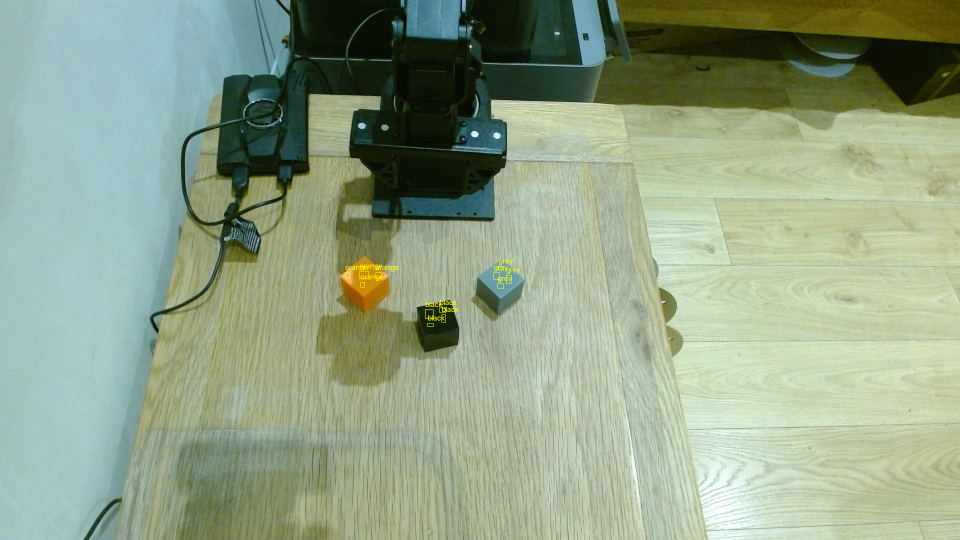
#> input picture config/cube_colours.samples.png, 1920 x 1080 px (shown at 1/2 size)
$ python tray.py --image ../../config/cube_colours.samples.png
#> lines starting #> are read from the running program, lines starting #| are printed output that depends on the picture; after the words box and inside, x2 and y2 are one past the last pixel; in counts of white or black regions, pixels touching at a corner belong together
#> in main, image is the input picture: shape (1080, 1920, 3); mean B, G, R 135.7, 161.6, 145
"""Markerless tray outline detection. Vision only: never moves the robot."""

import argparse
import json
from pathlib import Path

import cv2
import numpy as np


def ordered_corners(points):
    points = np.asarray(points, np.float32).reshape(4, 2)
    centre = points.mean(axis=0)
    angles = np.arctan2(
        points[:, 1] - centre[1],
        points[:, 0] - centre[0],
    )
    points = points[np.argsort(angles)]
    return np.roll(points, -np.argmin(points.sum(axis=1)), axis=0)


def _refine_tray_quad(points, contour):
    """Fit boundary lines while ignoring short contour branches."""
    cloud = contour.reshape(-1, 2).astype(np.float32)
    lines = []

    for a, b in zip(points, np.roll(points, -1, axis=0)):
        vector = b - a
        length = np.linalg.norm(vector)
        if length < 1:
            return points

        unit = vector / length
        relative = cloud - a
        along = relative @ unit
        distance = np.abs(
            relative[:, 0] * unit[1] - relative[:, 1] * unit[0]
        )
        selected = cloud[
            (along > length * .08)
            & (along < length * .92)
            & (distance < 8)
        ]
        if len(selected) < 12:
            return points

        vx, vy, x, y = cv2.fitLine(
            selected, cv2.DIST_WELSCH, 0, .01, .01
        ).flatten()
        normal = np.array([-vy, vx])
        lines.append((normal, float(normal @ np.array([x, y]))))

    result = []
    for i in range(4):
        n1, d1 = lines[i - 1]
        n2, d2 = lines[i]
        matrix = np.stack([n1, n2])
        if abs(np.linalg.det(matrix)) < .15:
            return points
        result.append(np.linalg.solve(matrix, [d1, d2]))

    result = np.float32(result)
    if (
        not cv2.isContourConvex(result)
        or np.linalg.norm(result - points, axis=1).max() > 15
    ):
        return points
    return result


def detect_tray(image, outer_mm=(180, 140), height_mm=20):
    """Return an outline observation and overlay in input-image pixels.

    Corner zero is an image convention, not a persistent physical corner.
    This function does not calculate robot coordinates.
    """
#> called with height_mm = 20
    height, width = image.shape[:2]
#> height = 1080; width = 1920
    scale = min(1.0, 1000 / max(height, width))
#> scale = 0.521
    small = cv2.resize(image, None, fx=scale, fy=scale)
    h, w = small.shape[:2]
#> h = 562; w = 1000

    gray = cv2.GaussianBlur(
        cv2.cvtColor(small, cv2.COLOR_BGR2GRAY),
        (5, 5),
        0,
    )
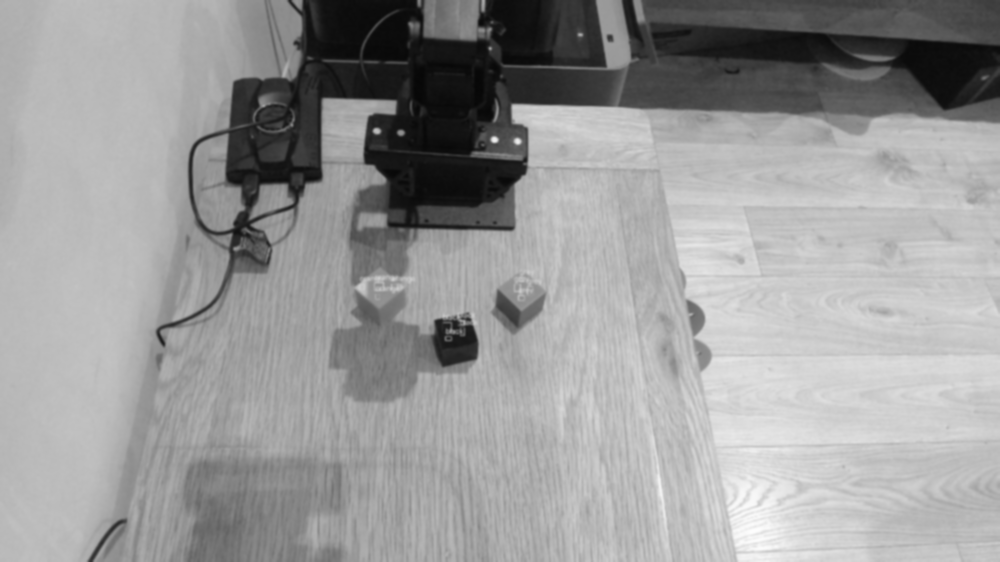
#> gray: shape (562, 1000); min 7, max 253, mean 153.5
    hsv = cv2.cvtColor(small, cv2.COLOR_BGR2HSV)
#> hsv: shape (562, 1000, 3); mean H, S, V 53.4, 72.7, 162.5
    white = cv2.inRange(hsv, (0, 0, 120), (179, 100, 255))
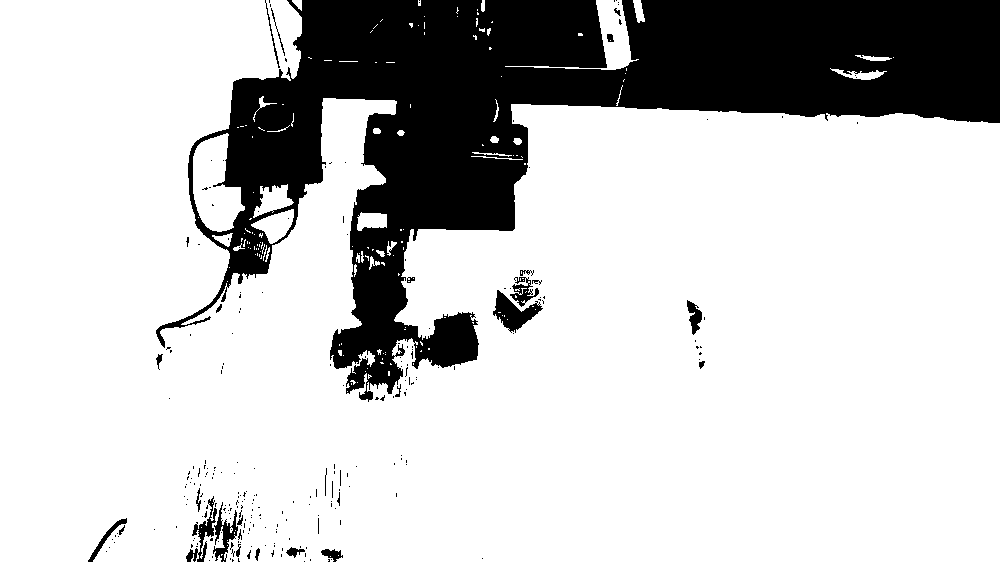
#> white: shape (562, 1000); 78.4% white; 256 black regions (228 under 20 px), largest, box (x1, y1, x2, y2) and area: (156, 0, 1000, 402) 117009, (493, 290, 543, 333) 926, (186, 496, 217, 562) 562
    candidates = []

    for low, high in ((10, 30), (20, 60), (30, 90), (50, 150), (80, 180)):
        edges = cv2.Canny(gray, low, high)
        closed = cv2.morphologyEx(
            edges,
            cv2.MORPH_CLOSE,
            np.ones((3, 3), np.uint8),
        )
        contours, _ = cv2.findContours(
            closed,
            cv2.RETR_LIST,
            cv2.CHAIN_APPROX_SIMPLE,
        )
        distance = cv2.distanceTransform(
            255 - edges,
            cv2.DIST_L2,
            3,
        )

        # Add closed white-region outlines when Canny contours fragment.
        region = cv2.inRange(hsv, (0, 0, 155), (179, 50, 255))
        region = cv2.morphologyEx(
            region, cv2.MORPH_CLOSE, np.ones((5, 5), np.uint8)
        )
        region_contours, _ = cv2.findContours(
            region, cv2.RETR_EXTERNAL, cv2.CHAIN_APPROX_SIMPLE
        )
        contours = list(contours) + list(region_contours)

        for contour in contours:
            area = cv2.contourArea(contour)
            if not 0.02 * h * w < area < 0.55 * h * w:
                continue

            polygon = cv2.approxPolyDP(cv2.convexHull(contour), 0.02 * cv2.arcLength(cv2.convexHull(contour), True), True)
            if len(polygon) != 4 or not cv2.isContourConvex(polygon):
                continue

            points = _refine_tray_quad(ordered_corners(polygon), contour)

            # Require the whole outline to be visible.
            if (
                points[:, 0].min() < 3
                or points[:, 1].min() < 3
                or points[:, 0].max() > w - 4
                or points[:, 1].max() > h - 4
            ):
                continue

            sides = np.linalg.norm(
                np.roll(points, -1, axis=0) - points,
                axis=1,
            )
            if sides.min() < 25 or sides.max() / sides.min() > 4:
                continue

            interior = np.zeros((h, w), np.uint8)
            cv2.fillConvexPoly(
                interior,
                points.astype(np.int32),
                255,
            )
            interior = cv2.erode(
                interior,
                np.ones((7, 7), np.uint8),
            )
            coverage = float(np.mean(white[interior > 0] > 0))
            if coverage < 0.65:
                continue

            # Check that all four proposed sides have nearby image edges.
            support = []
            for a, b in zip(points, np.roll(points, -1, axis=0)):
                pixels = np.rint(
                    a
                    + np.linspace(0.08, 0.92, 80)[:, None]
                    * (b - a)
                ).astype(int)
                support.append(
                    float(
                        np.mean(
                            distance[pixels[:, 1], pixels[:, 0]] <= 3
                        )
                    )
                )

            if min(support) < 0.55:
                continue

            candidates.append({
                "points": points,
                "white_coverage": coverage,
                "edge_support": support,
                "score": coverage + float(np.mean(support)),
            })
#> this loop made 5 passes
#> pass 1, in detect_tray, `closed = cv2.morphologyEx( edges, cv2.MORPH_CLOSE, np.ones((3, 3), np...`:
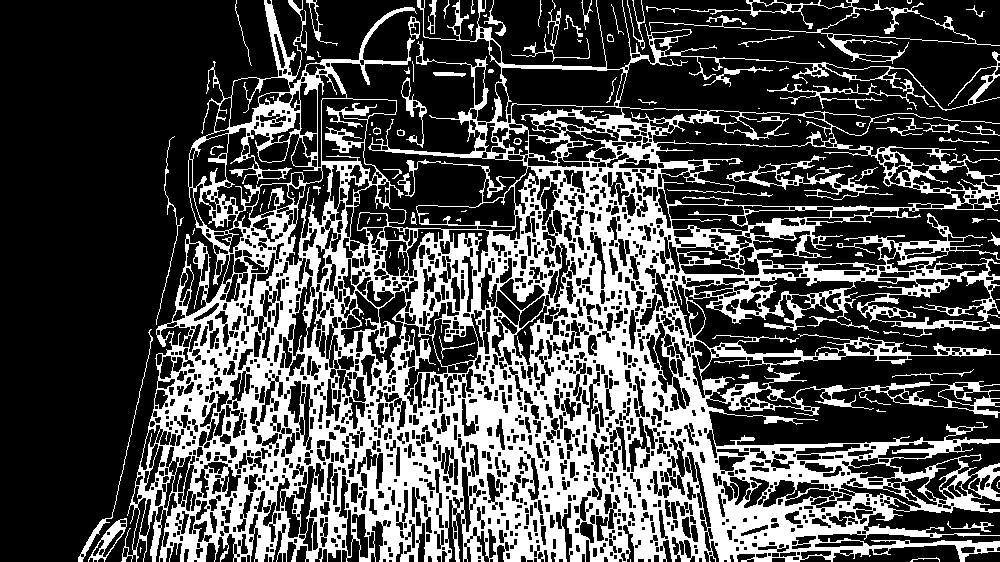
#> closed: shape (562, 1000); 31% white; 107 white regions (49 under 20 px), largest, box (x1, y1, x2, y2) and area: (121, 0, 1000, 562) 165569, (646, 0, 1000, 64) 1928, (726, 155, 893, 200) 1259
#> pass 1, in detect_tray, `region = cv2.inRange(hsv, (0, 0, 155), (179, 50, 255))`:
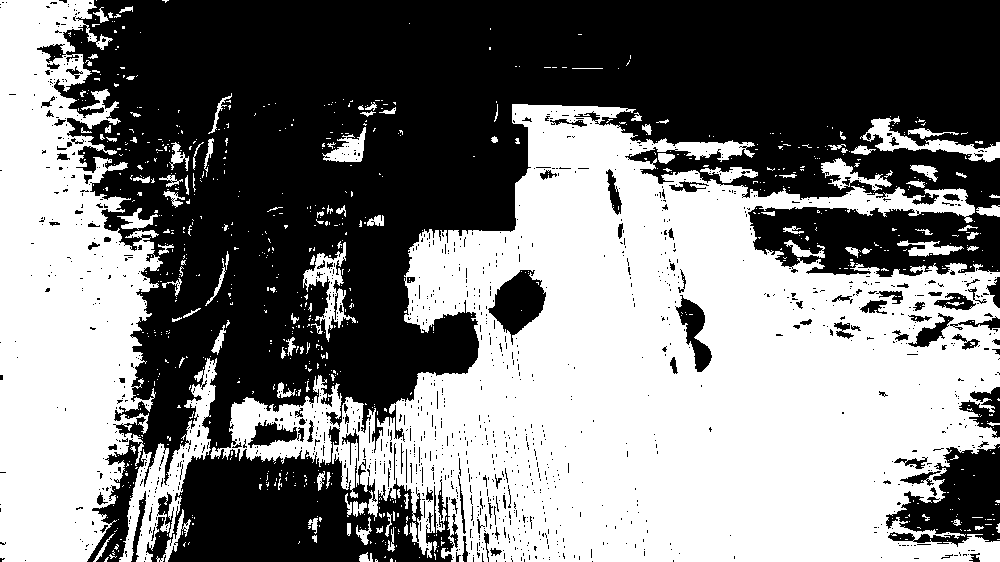
#> region: shape (562, 1000); 49.8% white; 871 white regions (755 under 20 px), largest, box (x1, y1, x2, y2) and area: (210, 104, 1000, 562) 196759, (0, 0, 163, 562) 62281, (119, 358, 217, 562) 5305
#> after the loop:
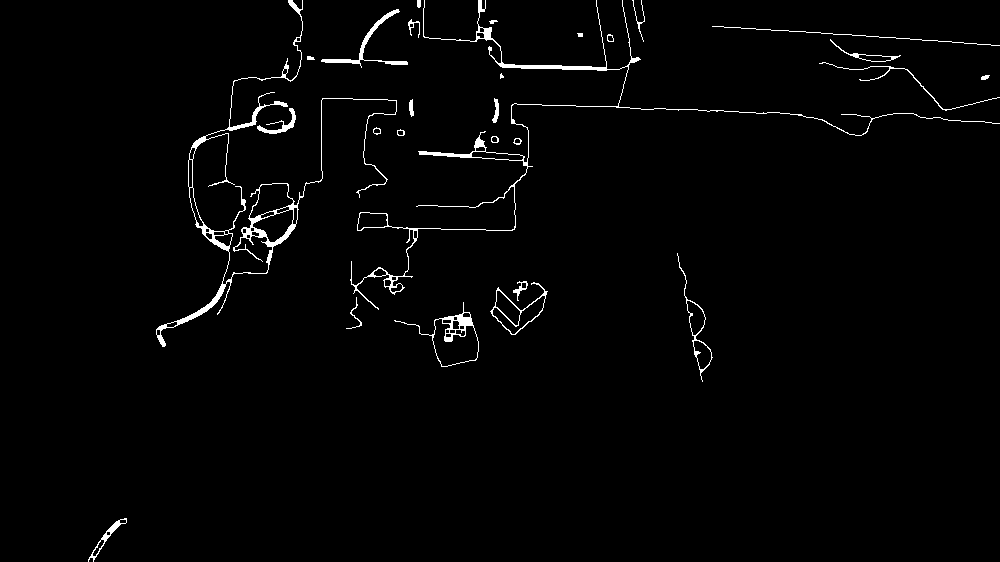
#> closed: shape (562, 1000); 1.8% white; 28 white regions (1 under 20 px), largest, box (x1, y1, x2, y2) and area: (156, 0, 397, 347) 3197, (350, 0, 1000, 310) 2965, (394, 302, 479, 367) 569
#> after the loop:
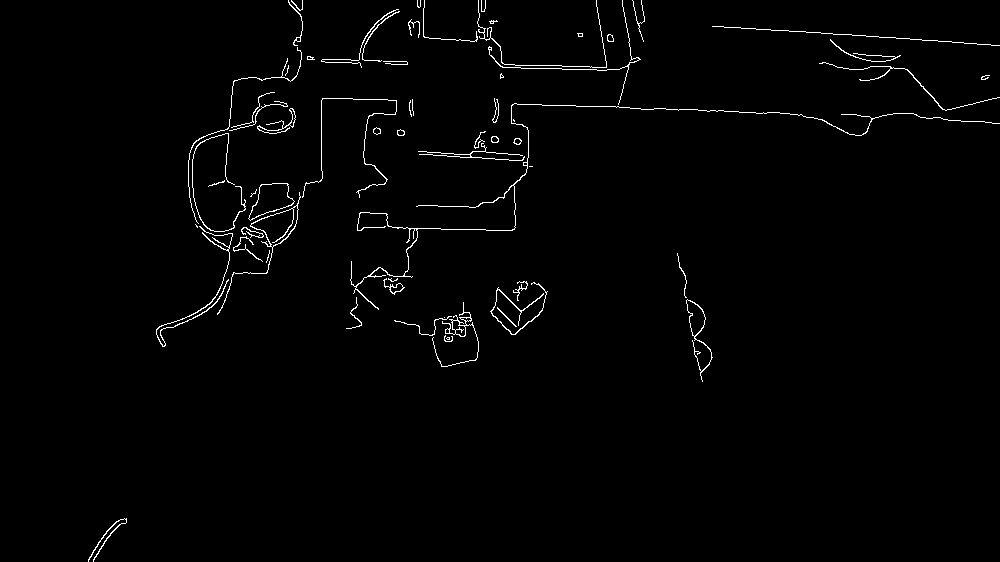
#> edges: shape (562, 1000); 1.4% white in thin lines or dots
#> after the loop:
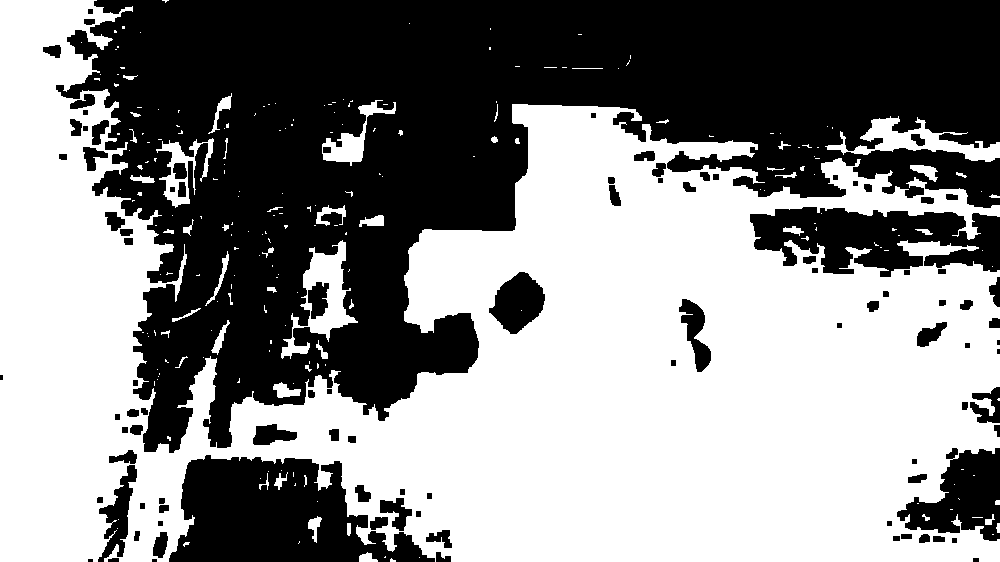
#> region: shape (562, 1000); 54% white; 99 black regions (5 under 20 px), largest, box (x1, y1, x2, y2) and area: (56, 0, 1000, 453) 209705, (169, 455, 435, 562) 17976, (750, 207, 1000, 277) 11258
#> after the loop, candidates = []

    # Merge repeated detections of the same rectangle.
    unique = []
    for item in sorted(
        candidates,
        key=lambda candidate: candidate["score"],
        reverse=True,
    ):
        duplicate = False

        for other in unique:
            intersection, _ = cv2.intersectConvexConvex(
                item["points"],
                other["points"],
            )
            area_a = cv2.contourArea(item["points"])
            area_b = cv2.contourArea(other["points"])
            overlap = intersection / max(
                1,
                area_a + area_b - intersection,
            )
            containment = intersection / max(1, min(area_a, area_b))
            area_ratio = min(area_a, area_b) / max(1, max(area_a, area_b))
            centre_gap = np.linalg.norm(
                item["points"].mean(axis=0)
                - other["points"].mean(axis=0)
            )
            nested = (
                containment > 0.95
                and area_ratio > 0.60
                and centre_gap < 0.05 * np.sqrt(max(area_a, area_b))
                and abs(item["score"] - other["score"]) < 0.15
            )
            if overlap > 0.8 or nested:
                if nested and area_a > area_b:
                    other.update(item)
                duplicate = True
                break

        if not duplicate:
            unique.append(item)
#> this loop made 0 passes
#> after the loop, unique = []

    overlay = image.copy()
    result = {
        "status": "not_found",
        "image_size": [width, height],
        "outer_dimensions_mm": list(outer_mm),
        "height_mm": height_mm,
        "robot_xy_mm": None,
        "metric_pose_verified": False,
    }

    if not unique:
        return result, overlay

    best = unique[0]
    points = best["points"] / scale

    # Perspective-correct centre: intersection of rectangle diagonals.
    square = np.float32([[0, 0], [1, 0], [1, 1], [0, 1]])
    transform = cv2.getPerspectiveTransform(
        square,
        points.astype(np.float32),
    )
    centre = cv2.perspectiveTransform(
        np.float32([[[0.5, 0.5]]]),
        transform,
    )[0, 0]

    ambiguous = (
        len(unique) > 1
        and best["score"] - unique[1]["score"] < 0.15
    )

    result.update(
        status="ambiguous" if ambiguous else "detected",
        corners_px=points.tolist(),
        center_px=centre.tolist(),
        edge_support=best["edge_support"],
        white_coverage=best["white_coverage"],
        candidate_count=len(unique),
        geometry_kind="outer_outline",
    )

    colour = (0, 180, 255) if ambiguous else (0, 255, 0)
    cv2.polylines(
        overlay,
        [np.rint(points).astype(np.int32)],
        True,
        colour,
        2,
    )
    cv2.drawMarker(
        overlay,
        tuple(np.rint(centre).astype(int)),
        colour,
        cv2.MARKER_CROSS,
        16,
        2,
    )

    for index, point in enumerate(points):
        cv2.putText(
            overlay,
            str(index),
            tuple(np.rint(point).astype(int)),
            cv2.FONT_HERSHEY_SIMPLEX,
            0.6,
            colour,
            2,
        )

    return result, overlay


def main():
    parser = argparse.ArgumentParser(description=__doc__)
    source = parser.add_mutually_exclusive_group(required=True)
    source.add_argument(
        "--image",
        help="Already processed image; no additional mirroring.",
    )
    source.add_argument(
        "--camera-config",
        help="Capture using the existing camera module.",
    )
    parser.add_argument(
        "--outer-mm",
        nargs=2,
        type=float,
        default=[180, 140],
    )
    parser.add_argument("--height-mm", type=float, default=20)
    parser.add_argument("--calibration")
    parser.add_argument("--output-dir", default="data/tray")
    args = parser.parse_args()

    if min(args.outer_mm) <= 0 or args.height_mm <= 0:
        parser.error("Dimensions must be positive millimetres.")

    if args.image:
        image = cv2.imread(args.image)
        if image is None:
            raise SystemExit(f"Cannot read {args.image}")
    else:
        try:
            from .camera import load_config, open_camera, prepare_image
        except ImportError:
            from camera import load_config, open_camera, prepare_image

        config = load_config(args.camera_config)
        with open_camera(config) as camera:
            frame = camera.capture()
            image = prepare_image(frame, config)

    result, overlay = detect_tray(
        image,
        args.outer_mm,
        args.height_mm,
    )
#> result = 6 items

    if args.calibration:
        calibration = json.loads(
            Path(args.calibration).read_text()
        )
        settings = calibration.get(
            "camera",
            calibration.get("camera_config", {}),
        )
        expected = [
            settings.get("width"),
            settings.get("height"),
        ]
        if expected != [image.shape[1], image.shape[0]]:
            raise ValueError(
                "Image resolution differs from calibration; "
                "use an original camera frame."
            )

        hull = np.float32(
            calibration["mapping"]["pixel_hull"]
        )
        cv2.polylines(
            overlay,
            [np.rint(hull).astype(np.int32)],
            True,
            (0, 200, 255),
            2,
        )
        cv2.putText(
            overlay,
            "Yellow: 30 mm reference-plane coverage",
            (15, 30),
            cv2.FONT_HERSHEY_SIMPLEX,
            0.6,
            (0, 200, 255),
            2,
        )

        if "center_px" in result:
            result["center_in_reference_image_hull"] = bool(
                cv2.pointPolygonTest(
                    hull,
                    tuple(result["center_px"]),
                    False,
                ) >= 0
            )

    output = Path(args.output_dir)
    output.mkdir(parents=True, exist_ok=True)

    for name, pixels in (
        ("current_processed.png", image),
        ("current_overlay.png", overlay),
    ):
        if not cv2.imwrite(str(output / name), pixels):
            raise RuntimeError(f"Cannot save {name}")
#> this loop made 2 passes
#> name on passes 1 to 2: 'current_processed.png', 'current_overlay.png'

    (output / "current.json").write_text(
        json.dumps(result, indent=2) + "\n"
    )
    print(json.dumps(result, indent=2))
#| {
#|   "status": "not_found",
#|   "image_size": [
#|     1920,
#|     1080
#|   ],
#|   "outer_dimensions_mm": [
#|     180,
#|     140
#|   ],
#|   "height_mm": 20,
#|   "robot_xy_mm": null,
#> (further printed lines are left out)
    print(f"Overlay: {output / 'current_overlay.png'}")


if __name__ == "__main__":
    main()
